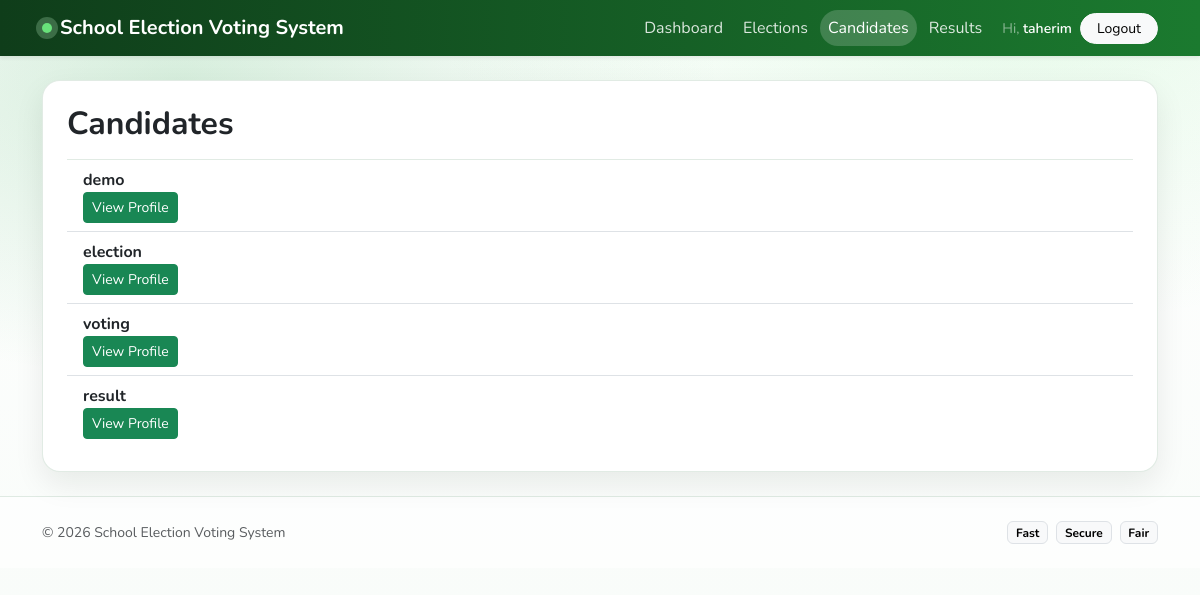
Page /candidates/ (signed in) on the committed database.
### candidate/models.py (models this page shows, shortened)
class Candidate(models.Model):
    user = models.OneToOneField(User, on_delete=models.CASCADE)
    party = models.ForeignKey(Party, on_delete=models.CASCADE, related_name="candidates", null=True, blank=True)
    class_name = models.CharField(max_length=20)
    section = models.CharField(max_length=10)
    photo = models.ImageField(upload_to="candidate_photos/", blank=True, null=True)
    manifesto = models.TextField()
    SLOT_CHOICES = (
        (1, "Candidate 1"),
        (2, "Candidate 2")
    )
    slot = models.IntegerField(choices = SLOT_CHOICES)
    approved = models.BooleanField(default=False)
    class Meta:
        unique_together = ("party" , "class_name", "section", "slot")

### candidate/views.py (the view)
# urls.py: path("", views.candidate_list, name="list"),
@login_required
def candidate_list(request):
    election, phase = get_current_phase()
    if election:
        candidates = Candidate.objects.filter(party__election=election,approved=True)
    else:
        candidates = Candidate.objects.none()
    return render(request, "candidate/list.html", {
        "candidates": candidates,
        "election": election
    })

### elections/utils.py (called while the page is built)
def get_current_phase():
    today = timezone.now().date()
    election = Election.objects.last()
    if not election:
        return None, "NO_ELECTION"
    candidate_start = election.candidate_start.date()
    candidate_end = election.candidate_end.date()
    voting_start = election.voting_start.date()
    voting_end = election.voting_end.date()
    if candidate_start <= today <= candidate_end:
        phase = "CANDIDATE_REGISTRATION"
    elif voting_start <= today <= voting_end:
        phase = "VOTING"
    elif today > voting_end:
        phase = "RESULT"
    else:
        phase = "NOT_STARTED"
    return election, phase

### templates/candidate/list.html (shortened to what this page needs)
{% extends "base.html" %}
{% block content %}
<div class="card app-card p-4">
  <h2 class="fw-bold mb-3">Candidates</h2>
  {% if candidates %}
    <ul class="list-group list-group-flush">
      {% for candidate in candidates %}
        <li class="list-group-item">
          <strong>{{ candidate.user.username }}</strong>
          <a href="{% url 'candidate:detail' candidate.id %}"
            class="btn btn-sm btn-success">
            View Profile
          </a>
        </li>
      {% endfor %}
    </ul>
  {% else %}
    <p class="text-muted">No candidates available.</p>
  {% endif %}
</div>
{% endblock %}

### templates/base.html (shortened to what this page needs)
{% load static %}
<!doctype html>
<html lang="en">
<head>
  <link href="https://cdn.jsdelivr.net/npm/bootstrap@5.3.3/dist/css/bootstrap.min.css" rel="stylesheet">
  <link rel="stylesheet" href="{% static 'css/theme.css' %}">
  <link rel="stylesheet" href="https://cdn.jsdelivr.net/npm/bootstrap-icons@1.11.3/font/bootstrap-icons.min.css">
</head>
<body class="app-bg">
{% block navbar %}
<nav class="navbar navbar-expand-lg navbar-dark app-nav shadow-sm">
  <div class="container">
    <a class="navbar-brand fw-bold d-flex align-items-center gap-2" href="{% url 'home' %}">
      <span class="brand-dot"></span>
      <span>School Election Voting System</span>
    </a>
    <div class="collapse navbar-collapse" id="mainNav">
      <ul class="navbar-nav ms-auto align-items-lg-center gap-lg-1">
        <li class="nav-item">
          <a class="nav-link {% if request.resolver_match.url_name == 'home' %}active{% endif %}"
             href="{% url 'home' %}">Dashboard</a>
        </li>
        <li class="nav-item">
          <a class="nav-link {% if request.resolver_match.url_name == 'status' %}active{% endif %}"
             href="{% url 'elections:status' %}">Elections</a>
        </li>
        <li class="nav-item">
          <a class="nav-link {% if request.resolver_match.url_name == 'candidate:list' %}active{% endif %}"
             href="{% url 'candidate:list' %}">Candidates</a>
        </li>
        <li class="nav-item">
          <a class="nav-link {% if request.resolver_match.namespace and request.resolver_match.url_name == 'results_home' %}active{% endif %}"
             href="{% url 'results:results_home' %}">Results</a>
        </li>
        <li class="nav-item ms-lg-2">
          {% if user.is_authenticated %}
            <div class="d-flex align-items-center gap-2">
              <span class="small text-white-50 d-none d-lg-inline">
                Hi, <span class="text-white fw-semibold">{{ user.username }}</span>
              </span>
              <form method="post" action="{% url 'logout' %}" class="d-inline">
                <button type="submit" class="btn btn-light btn-sm rounded-pill px-3">
                  Logout
                </button>
              </form>
            </div>
          {% else %}
            <a class="btn btn-light btn-sm rounded-pill px-3" href="{% url 'login' %}">Login</a>
          {% endif %}
        </li>
      </ul>
    </div>
  </div>
</nav>
{% endblock %}
  <main class="container py-4">
    {% block content %}{% endblock %}
  </main>
  <footer class="py-4">
    <div class="container">
      <div class="d-flex flex-column flex-md-row align-items-center justify-content-between gap-2">
        <div class="text-muted small">
          © {% now "Y" %}  School Election Voting System
        </div>
        <div class="d-flex gap-2">
          <span class="badge text-bg-light border">Fast</span>
          <span class="badge text-bg-light border">Secure</span>
          <span class="badge text-bg-light border">Fair</span>
        </div>
      </div>
    </div>
  </footer>
</body>
</html>

### static/css/theme.css (style rules this page uses)
:root { --gv-900: #0b2e13; --gv-800: #0f3d1a; --gv-700: #145a23; --gv-600: #1b7a2f; --gv-500: #22a244; --gv-400: #35c759; --gv-300: #68e17a; --gv-200: #bff4c8; --gv-100: #e9fbea; --gv-shadow: 0 12px 30px rgba(16, 24, 16, 0.08); }
* { font-family: "Nunito", system-ui, -apple-system, Segoe UI, Roboto, Arial, sans-serif; }
body.app-bg { min-height: 100vh; background: radial-gradient(900px 500px at 15% 10%, rgba(34,162,68,0.18), transparent 60%), radial-gradient(900px 500px at 85% 0%, rgba(104,225,122,0.16), transparent 65%), linear-gradient(180deg, #ffffff, #f7fbf8); }
.app-nav { background: linear-gradient(90deg, var(--gv-800), var(--gv-600)); }
.navbar .nav-link { color: rgba(255,255,255,0.85); border-radius: 999px; padding: 6px 14px; }
.navbar .nav-link:hover, .navbar .nav-link.active { background: rgba(255,255,255,0.18); color: #fff; }
.brand-dot { width: 10px; height: 10px; border-radius: 999px; background: var(--gv-300); box-shadow: 0 0 0 6px rgba(191,244,200,0.25); }
.app-card { border: 1px solid rgba(15, 90, 35, 0.12); border-radius: 18px; background: #fff; box-shadow: var(--gv-shadow); }
footer { border-top: 1px solid rgba(15, 90, 35, 0.12); background: rgba(255,255,255,0.7); }

### rows in the picture
Candidate: user.username "demo"
Candidate: user.username "election"
Candidate: user.username "voting"
Candidate: user.username "result"

### other values in the picture
{{ user.username }} "taherim"
